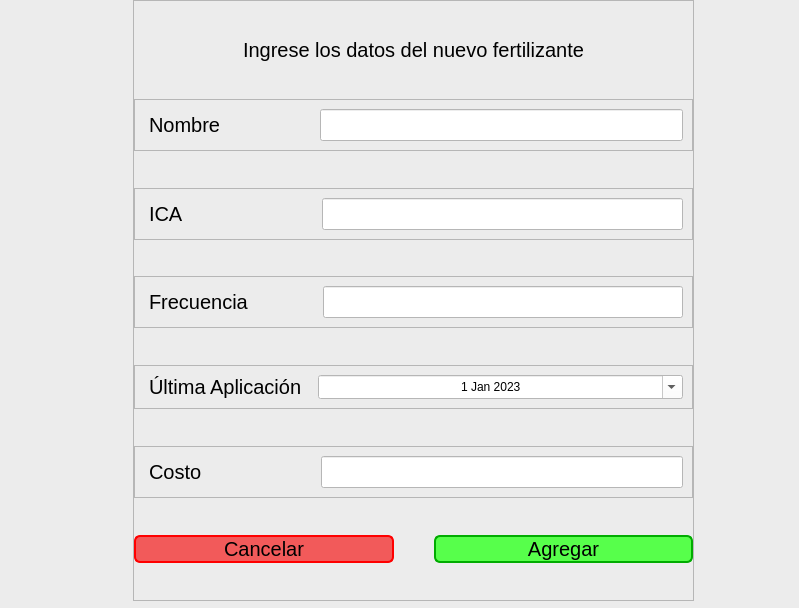
<?xml version="1.0" encoding="UTF-8"?>
<ui version="4.0">
 <class>Add_Fertilizer</class>
 <widget class="QMainWindow" name="Add_Fertilizer">
  <property name="geometry">
   <rect>
    <x>0</x>
    <y>0</y>
    <width>799</width>
    <height>608</height>
   </rect>
  </property>
  <property name="windowTitle">
   <string>Agregar Fertilizante</string>
  </property>
  <widget class="QWidget" name="Background">
   <property name="styleSheet">
    <string notr="true">QWidget{
	background-color: rgb(236, 236, 236)
}</string>
   </property>
   <widget class="QFrame" name="frame">
    <property name="geometry">
     <rect>
      <x>133</x>
      <y>0</y>
      <width>561</width>
      <height>601</height>
     </rect>
    </property>
    <property name="styleSheet">
     <string notr="true">QLineEdit{
	background-color: white;
	font-size: 20px;
}

QLabel{
	font-size: 20px;
}

QPushButton{
	font-size: 20px;
	border: 2px solid;
	border-radius: 6px;
}

QPushButton::pressed{
	color: rgb(225, 225, 225);
	border-radius: 0;
}

#Add{
	background-color: rgb(87, 255, 75);
	border-color: rgb(0, 172, 0);
}

#Add::hover{
	background-color: rgb(56, 247, 42);
}

#Add::pressed{
	background-color: rgb(0, 172, 0);
	border-color: rgb(87, 255, 75)
}

#Cancel{
	background-color: rgb(242, 90, 90);
	border-color: rgb(255, 0, 0)
}

#Cancel::hover{
	background-color: rgb(237, 50, 50);
	border-color: rgb(255, 0, 0)
}

#Cancel::pressed{
	background-color: rgb(255, 0, 0);
	border-color: rgb(255, 101, 101)
}</string>
    </property>
    <property name="frameShape">
     <enum>QFrame::StyledPanel</enum>
    </property>
    <property name="frameShadow">
     <enum>QFrame::Raised</enum>
    </property>
    <layout class="QVBoxLayout" name="verticalLayout">
     <property name="spacing">
      <number>0</number>
     </property>
     <property name="leftMargin">
      <number>0</number>
     </property>
     <property name="topMargin">
      <number>0</number>
     </property>
     <property name="rightMargin">
      <number>0</number>
     </property>
     <property name="bottomMargin">
      <number>0</number>
     </property>
     <item>
      <spacer name="verticalSpacer_7">
       <property name="orientation">
        <enum>Qt::Vertical</enum>
       </property>
       <property name="sizeHint" stdset="0">
        <size>
         <width>20</width>
         <height>40</height>
        </size>
       </property>
      </spacer>
     </item>
     <item>
      <widget class="QLabel" name="Introduction">
       <property name="text">
        <string>&lt;html&gt;&lt;head/&gt;&lt;body&gt;&lt;p align=&quot;center&quot;&gt;&lt;span style=&quot; font-size:15pt;&quot;&gt;Ingrese los datos del nuevo fertilizante&lt;/span&gt;&lt;/p&gt;&lt;/body&gt;&lt;/html&gt;</string>
       </property>
      </widget>
     </item>
     <item>
      <spacer name="verticalSpacer">
       <property name="orientation">
        <enum>Qt::Vertical</enum>
       </property>
       <property name="sizeHint" stdset="0">
        <size>
         <width>20</width>
         <height>40</height>
        </size>
       </property>
      </spacer>
     </item>
     <item>
      <widget class="QFrame" name="Name">
       <property name="frameShape">
        <enum>QFrame::StyledPanel</enum>
       </property>
       <property name="frameShadow">
        <enum>QFrame::Raised</enum>
       </property>
       <layout class="QHBoxLayout" name="horizontalLayout_2">
        <item>
         <widget class="QLabel" name="Label">
          <property name="styleSheet">
           <string notr="true">QLabel{
	margin-right: 88px;
}</string>
          </property>
          <property name="text">
           <string>Nombre</string>
          </property>
         </widget>
        </item>
        <item>
         <widget class="QLineEdit" name="lineEdit">
          <property name="styleSheet">
           <string notr="true"/>
          </property>
         </widget>
        </item>
       </layout>
      </widget>
     </item>
     <item>
      <spacer name="verticalSpacer_2">
       <property name="orientation">
        <enum>Qt::Vertical</enum>
       </property>
       <property name="sizeHint" stdset="0">
        <size>
         <width>20</width>
         <height>40</height>
        </size>
       </property>
      </spacer>
     </item>
     <item>
      <widget class="QFrame" name="ICA">
       <property name="frameShape">
        <enum>QFrame::StyledPanel</enum>
       </property>
       <property name="frameShadow">
        <enum>QFrame::Raised</enum>
       </property>
       <layout class="QHBoxLayout" name="horizontalLayout">
        <item>
         <widget class="QLabel" name="Label_5">
          <property name="styleSheet">
           <string notr="true">QLabel{
	margin-right: 127px
}</string>
          </property>
          <property name="text">
           <string>ICA</string>
          </property>
         </widget>
        </item>
        <item>
         <widget class="QLineEdit" name="lineEdit_2"/>
        </item>
       </layout>
      </widget>
     </item>
     <item>
      <spacer name="verticalSpacer_3">
       <property name="orientation">
        <enum>Qt::Vertical</enum>
       </property>
       <property name="sizeHint" stdset="0">
        <size>
         <width>20</width>
         <height>40</height>
        </size>
       </property>
      </spacer>
     </item>
     <item>
      <widget class="QFrame" name="Frequency">
       <property name="frameShape">
        <enum>QFrame::StyledPanel</enum>
       </property>
       <property name="frameShadow">
        <enum>QFrame::Raised</enum>
       </property>
       <layout class="QHBoxLayout" name="horizontalLayout_4">
        <item>
         <widget class="QLabel" name="Label_4">
          <property name="styleSheet">
           <string notr="true">QLabel{
	margin-right: 63px
}</string>
          </property>
          <property name="text">
           <string>Frecuencia</string>
          </property>
         </widget>
        </item>
        <item>
         <widget class="QLineEdit" name="lineEdit_3"/>
        </item>
       </layout>
      </widget>
     </item>
     <item>
      <spacer name="verticalSpacer_4">
       <property name="orientation">
        <enum>Qt::Vertical</enum>
       </property>
       <property name="sizeHint" stdset="0">
        <size>
         <width>20</width>
         <height>40</height>
        </size>
       </property>
      </spacer>
     </item>
     <item>
      <widget class="QFrame" name="Last_Application">
       <property name="frameShape">
        <enum>QFrame::StyledPanel</enum>
       </property>
       <property name="frameShadow">
        <enum>QFrame::Raised</enum>
       </property>
       <layout class="QHBoxLayout" name="horizontalLayout_6">
        <item>
         <widget class="QLabel" name="Label_3">
          <property name="styleSheet">
           <string notr="true">QLabel{
	margin-right: 5
}</string>
          </property>
          <property name="text">
           <string>Última Aplicación</string>
          </property>
         </widget>
        </item>
        <item>
         <widget class="QDateEdit" name="dateEdit">
          <property name="sizePolicy">
           <sizepolicy hsizetype="MinimumExpanding" vsizetype="Minimum">
            <horstretch>0</horstretch>
            <verstretch>0</verstretch>
           </sizepolicy>
          </property>
          <property name="styleSheet">
           <string notr="true">QDateEdit{
	background-color: white;
}</string>
          </property>
          <property name="alignment">
           <set>Qt::AlignCenter</set>
          </property>
          <property name="dateTime">
           <datetime>
            <hour>0</hour>
            <minute>0</minute>
            <second>0</second>
            <year>2023</year>
            <month>1</month>
            <day>1</day>
           </datetime>
          </property>
          <property name="calendarPopup">
           <bool>true</bool>
          </property>
          <property name="date">
           <date>
            <year>2023</year>
            <month>1</month>
            <day>1</day>
           </date>
          </property>
         </widget>
        </item>
       </layout>
      </widget>
     </item>
     <item>
      <spacer name="verticalSpacer_8">
       <property name="orientation">
        <enum>Qt::Vertical</enum>
       </property>
       <property name="sizeHint" stdset="0">
        <size>
         <width>20</width>
         <height>40</height>
        </size>
       </property>
      </spacer>
     </item>
     <item>
      <widget class="QFrame" name="Value">
       <property name="frameShape">
        <enum>QFrame::StyledPanel</enum>
       </property>
       <property name="frameShadow">
        <enum>QFrame::Raised</enum>
       </property>
       <layout class="QHBoxLayout" name="horizontalLayout_5">
        <item>
         <widget class="QLabel" name="Label_2">
          <property name="styleSheet">
           <string notr="true">QLabel{
	margin-right: 108px
}</string>
          </property>
          <property name="text">
           <string>Costo</string>
          </property>
         </widget>
        </item>
        <item>
         <widget class="QLineEdit" name="lineEdit_4">
          <property name="styleSheet">
           <string notr="true"/>
          </property>
         </widget>
        </item>
       </layout>
      </widget>
     </item>
     <item>
      <spacer name="verticalSpacer_5">
       <property name="orientation">
        <enum>Qt::Vertical</enum>
       </property>
       <property name="sizeHint" stdset="0">
        <size>
         <width>20</width>
         <height>40</height>
        </size>
       </property>
      </spacer>
     </item>
     <item>
      <layout class="QHBoxLayout" name="horizontalLayout_3">
       <item>
        <widget class="QPushButton" name="Cancel">
         <property name="cursor">
          <cursorShape>PointingHandCursor</cursorShape>
         </property>
         <property name="text">
          <string>Cancelar</string>
         </property>
        </widget>
       </item>
       <item>
        <spacer name="horizontalSpacer">
         <property name="orientation">
          <enum>Qt::Horizontal</enum>
         </property>
         <property name="sizeType">
          <enum>QSizePolicy::Maximum</enum>
         </property>
         <property name="sizeHint" stdset="0">
          <size>
           <width>40</width>
           <height>20</height>
          </size>
         </property>
        </spacer>
       </item>
       <item>
        <widget class="QPushButton" name="Add">
         <property name="cursor">
          <cursorShape>PointingHandCursor</cursorShape>
         </property>
         <property name="text">
          <string>Agregar</string>
         </property>
        </widget>
       </item>
      </layout>
     </item>
     <item>
      <spacer name="verticalSpacer_6">
       <property name="orientation">
        <enum>Qt::Vertical</enum>
       </property>
       <property name="sizeHint" stdset="0">
        <size>
         <width>20</width>
         <height>40</height>
        </size>
       </property>
      </spacer>
     </item>
    </layout>
   </widget>
  </widget>
 </widget>
 <resources/>
 <connections/>
</ui>
